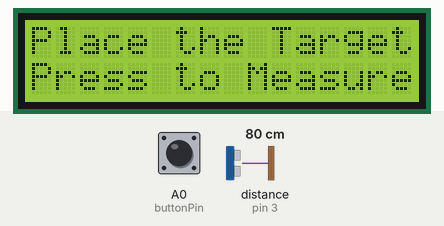
Simulated run of this sketch. Board: Arduino Uno, built with avr-gcc and run on an emulated ATmega328P. On the bench: 16×2 character LCD. The test bench sets the inputs (shaded band); at power-on: A0 (buttonPin) HIGH, distance to the obstacle (sensor on pin 3) 80 cm. The echo pulse lasts 58.3 µs per cm; what the sketch prints to the serial monitor is not drawn.

Above: at 1.2 s.
1.3 s: A0 (buttonPin) pulled LOW for 0.15 s
At 2.7 s:
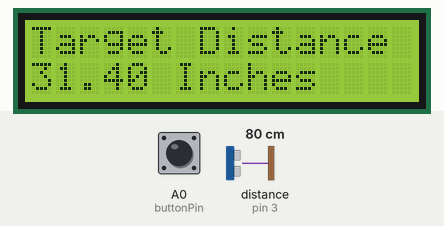
Timing chart, 0 to 4.3 s (numbered marks = the images above; inputs shaded):
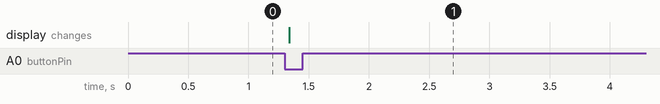

The sketch:

UltrasonicDistanceSensorLCDGoButton.ino
```cpp
#include <LiquidCrystal.h>
int rs=7;
int en=8;
int d4=9;
int d5=10;
int d6=11;
int d7=12;
int buttonPin=A0;
int buttonVal;
LiquidCrystal lcd(rs,en,d4,d5,d6,d7);

int trigPin=2;
int echoPin=3;
int pingTravelTime;
float pingTravelDistance;
float distanceToTarget;
int dt=5000;

void setup() {
  // put your setup code here, to run once:
lcd.begin(16,2);
pinMode(trigPin,OUTPUT);
pinMode(echoPin,INPUT);
pinMode(buttonPin,INPUT);
digitalWrite(buttonPin,HIGH);
Serial.begin(9600);

}

void loop() {
  // put your main code here, to run repeatedly:
lcd.setCursor(0,0);
lcd.print("Place the Target");
lcd.setCursor(0,1);
lcd.print("Press to Measure");
buttonVal=digitalRead(buttonPin);
while (buttonVal==1){
  buttonVal=digitalRead(buttonPin);
}

digitalWrite(trigPin,LOW);
delayMicroseconds(10);
digitalWrite(trigPin,HIGH);
delayMicroseconds(10);
digitalWrite(trigPin,LOW);
pingTravelTime=pulseIn(echoPin,HIGH);
delay(25);
pingTravelDistance=(pingTravelTime*765.*5280.*12)/(3600.*1000000);
distanceToTarget=pingTravelDistance/2;
Serial.print("Distance to Target is: ");
Serial.print(distanceToTarget);
Serial.println(" in.");
lcd.clear();
lcd.setCursor(0,0);
lcd.print("Target Distance");
lcd.setCursor(0,1);
lcd.print(distanceToTarget);
lcd.print(" Inches");
delay(dt);


}
```

Measured:
- after the input at 1.3 s, the display: changes at once (image 1)
